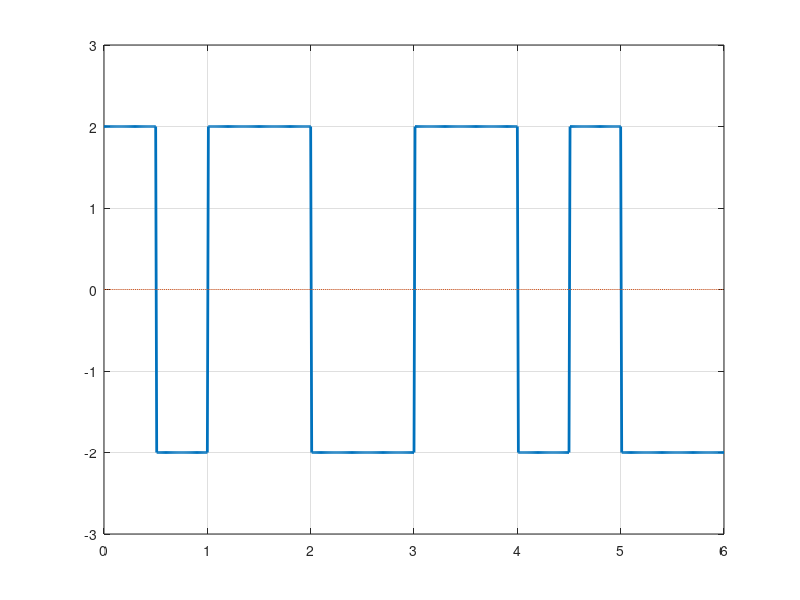

MATLAB code for this plot:
clear;

bits = [0,1,1,0,1,0,1,0,1,1,1,0];
prev_vol=1;
amp=2;
amp=amp*prev_vol;
tmp=amp;

bit=length(bits);
bit_rate=2;
Time=bit/bit_rate;
sampling_frequency=100;

for i=1:length(bits)
  if bits(i)==0
    amplitue(i)= amp;
    amp=amplitue(i);
   else
    amplitue(i)=-amp;
    amp=amplitue(i);
  endif
endfor
amp=tmp;

time=0:1/sampling_frequency:Time;
x=1;
for i=1:length(time)
  y(i)=0;
  y_value(i)=amplitue(x);
  if time(i)*bit_rate>=x
    x=x+1;
  endif
endfor

plot(time,y_value,'Linewidth', 2 ,time,y,':');
axis([0 Time -3 3]);
grid on;

%demodulation
j=1;
in=1;
prev_amp=prev_vol;
for i=1:length(time)
  dm(j)=y_value(i)/tmp;
  if time(i)*bit_rate>=j
    if dm(j)==prev_amp
      ans_bits(in)=0;
    else
      ans_bits(in)=1;
    end;
    prev_amp=dm(j);
    in=in+1; 
    j=j+1;
  endif
endfor

disp(bits);
disp('Demodulation:');
disp(ans_bits);

